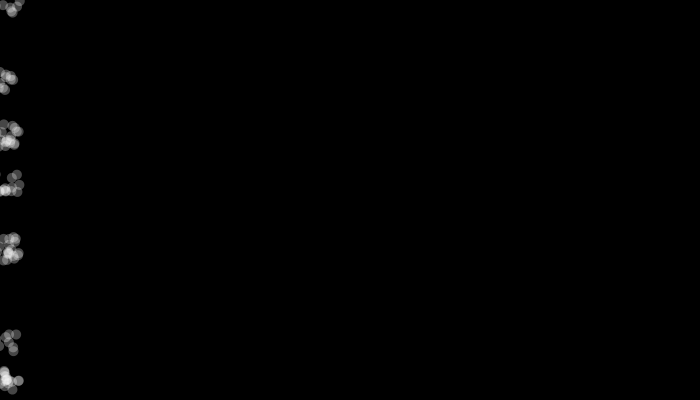
Frame 1 (no input)
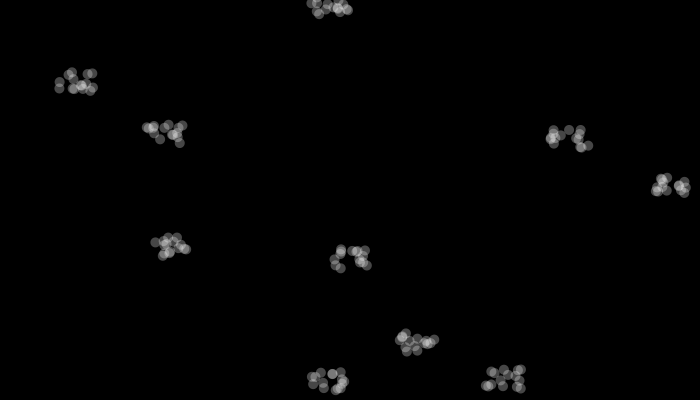
Frame 60 (the mouse pressed at the canvas centre just before this capture)
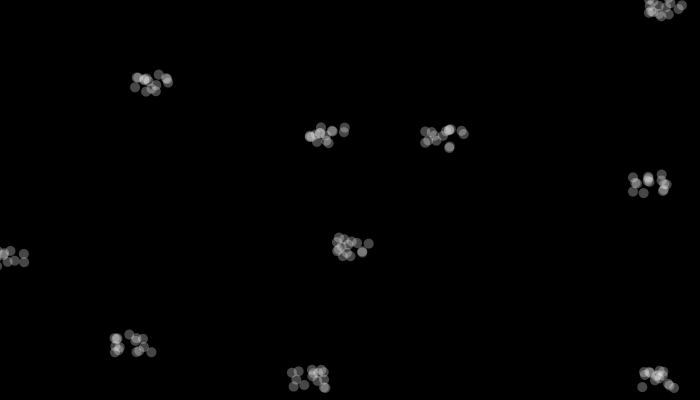
Frame 120 (the mouse held since frame 60 and released just before this capture)

The Processing sketch that drew these frames (run headless with seeded random() and noise(); from frame 60 on, the mouse is pressed at the canvas centre):

// Processing sketch: processing_41697
// ── processing_41697.pde

int circles = 10;

float[] xpos = new float[circles];
float[] ypos = new float[circles];
float[] sizy = new float[circles];
float[] speed = new float[circles];


void setup(){
  
    size(700,400);
  background(0);
  smooth();
  
  int i = 0;
  
  while (i < circles){
    
    xpos[i] = 0;
    ypos[i] = random(0,400);
    sizy[i] = 50;
    speed[i] = random (1, 20);
    
    i++;
  }  
  
      cloud(100, 100);
       cloud(200, 200);

}


void draw(){
  background(0);
  fill(255,70);
  
  int i = 0;
  
  while( i < circles) {
  
    cloud(xpos[i], ypos[i]);
    
    xpos[i] = xpos[i]+speed[i];
    
    if (xpos [i] > 700){
      
      xpos[i] = 0;
    } 
  i++;
  }
 


  
}

void cloud(float x, float y){
  noStroke();
  int i = 0;
  while(i < 15){
    ellipse(x+random(-20,20),y+random(-10,10),10,10);
    i++;
  }
 
}
